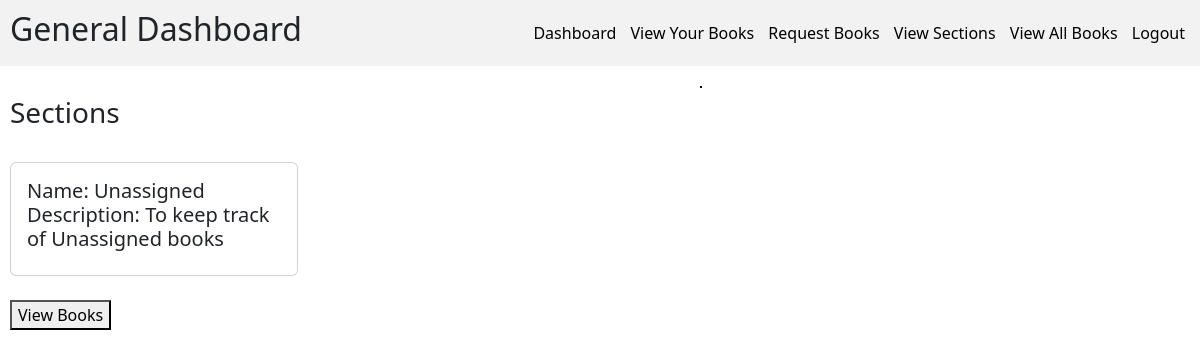
Before: /sections/search/ (signed in) with the older database file.
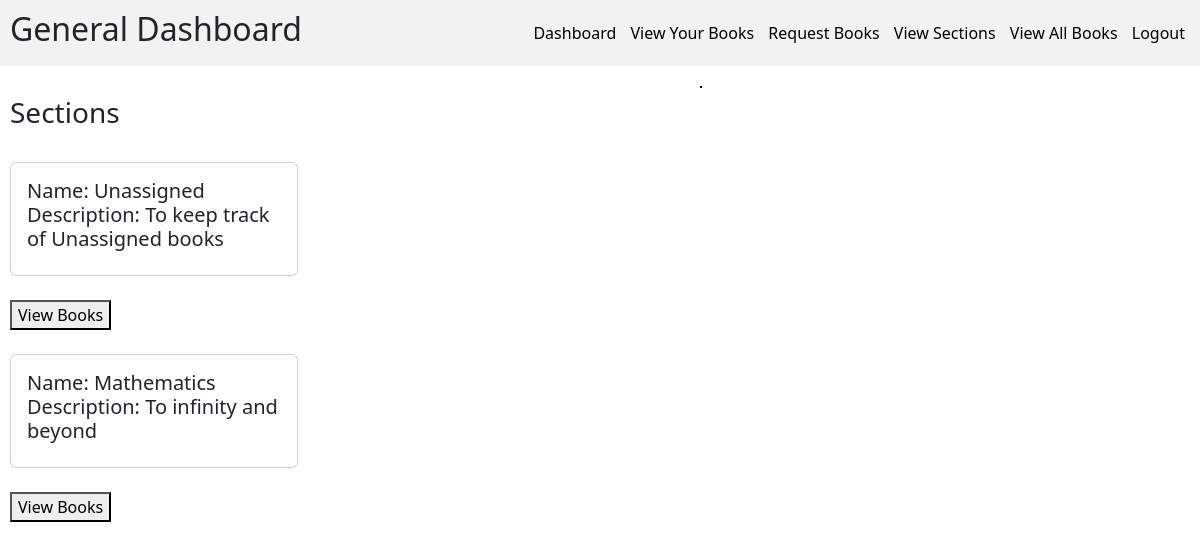
After: the same page with the newer database file.
### models.py (models this page shows)
class SectionModel(db.Model):
    __tablename__ = "section"
    id = Column(Integer, primary_key=True, autoincrement=True)
    name = Column(String(20), nullable=False, unique=True)
    date_created = Column(Date, nullable=False)
    description = Column(String(100), nullable=False)
    search_word = Column(String(150), nullable=False)

### app.py (the view)
@app.route("/sections/search/", methods=["GET"])
@login_required
def searchSection():
    search_word = request.args.get("search_word", default="")
    search_target = request.args.get("search_target", default="sections")
    if search_target not in ("books", "sections"):
        flash("Search target should be either 'books' or 'sections'")
        return redirect(url_for("sections"))
    if search_target == "books":
        return redirect(f"/requestBooks/search?search_word={search_word}")
    modified_search_word = "%" + raw(search_word) + "%"
    sections = SectionModel.query.filter(
        SectionModel.search_word.like(modified_search_word)
    ).all()
    user_info = UserInfoModel.query.filter_by(uid=current_user.id).first()
    if not user_info:
        return redirect("/")
    return render_template(
        "search_sections.html", sections=sections, role=user_info.role
    )

### app.py (called while the page is built)
def raw(input: str) -> str:
    return input.lower().replace(" ", "")

### blueprints/api.py (called while the page is built)
@login_manager.user_loader
def load_user(id):
    return UserLoginModel.query.get(id)

### templates/search_sections.html (shortened to what this page needs)
{% if role == "Librarian" %}
{% extends "librarianBase.html" %}
{% else %}
{% extends "generalBase.html" %}
{% endif %}
{% block content %}
<div>
    <h3>Sections</h3>
    {% for section in sections: %}
    <br>
    <div class="card" style="width: 18rem;">
        <div class="card-body">
            <h5>
                Name: {{section.name}} <br>
                {% if section.description %}
                Description: {{section.description}} <br>
                {% else %}
                Description: No description
                {% endif %}
            </h5>
        </div>
    </div>
    <br>
    <button onclick = "window.location.href='/{{role.lower()}}Dashboard/viewBooks?section_id={{section.id}}'">View Books</button> <br>
    {% endfor %}
</div>
{% endblock %}

Changed rows visible on the page:
added SectionModel: name "Mathematics", description "To infinity and beyond"
